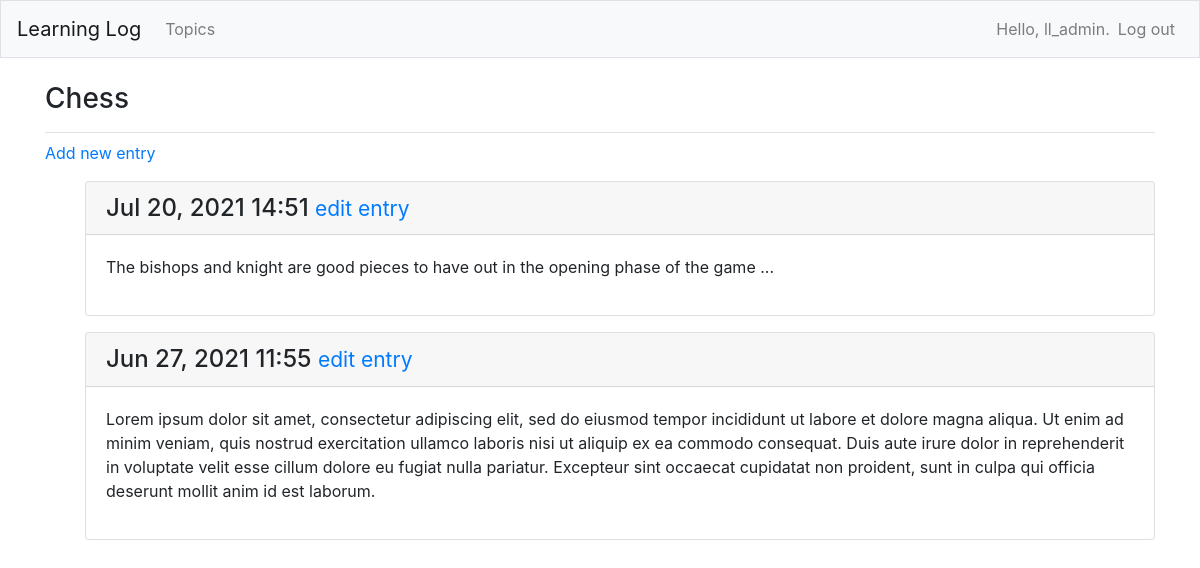
The page /topics/1/ (signed in) on the database its author committed.
### learning_logs/models.py (models this page shows, shortened)
class Topic(models.Model):
    text = models.CharField(max_length=200)
    date_added = models.DateTimeField(auto_now_add=True)
    owner = models.ForeignKey(User,on_delete=models.CASCADE)
    def __str__(self):
        return self.text

class Entry(models.Model):
    topic = models.ForeignKey(Topic, on_delete=models.CASCADE)
    text = models.TextField()
    date_added = models.DateTimeField(auto_now_add=True)
    class Meta:
        verbose_name_plural = 'entries'

### learning_logs/views.py (the view)
# urls.py: path('topics/<int:topic_id>/', views.topic, name='topic'),
@login_required
def topic(request, topic_id):
    topic = get_object_or_404(Topic, id=topic_id)
    if topic.owner != request.user:
        raise Http404
    entries = topic.entry_set.order_by('-date_added')
    context = {'topic': topic, 'entries': entries}
    return render(request, 'learning_logs/topic.html', context)

### learning_logs/templates/learning_logs/topic.html
{% extends 'learning_logs/base.html' %}
{% block page_header %}
  <h3>{{ topic }}</h3>
{% endblock page_header %}
{% block content %}
  <p>
    <a href="{% url 'learning_logs:new_entry' topic.id %}">Add new entry</a>
  </p>
  <ul>
  {% for entry in entries %}
    <div class="card mb-3">
      <h4 class="card-header">
        {{ entry.date_added|date:'M d, Y H:i' }}
        <small><a href="{% url 'learning_logs:edit_entry' entry.id %}">
            edit entry</a></small>
      </h4>
      <div class="card-body">
        {{ entry.text|linebreaks }}
      </div>
    </div>
  {% empty %}
    <p>There are no entries for this topic yet.</p>
  {% endfor %}
{% endblock content %}

### learning_logs/templates/learning_logs/base.html (shortened to what this page needs)
{% load bootstrap4 %}
<!doctype html>
<html lang="en">
<head>
  {% bootstrap_css %}
</head>
<body>
  <nav class="navbar navbar-expand-md navbar-light bg-light mb-4 border">
    <a class="navbar-brand" href="{% url 'learning_logs:index'%}">
        Learning Log</a>
    <div class="collapse navbar-collapse" id="navbarCollapse">
      <ul class="navbar-nav mr-auto">
        <li class="nav-item">
          <a class="nav-link" href="{% url 'learning_logs:topics'%}">
              Topics</a></li>
      </ul>
      <ul class="navbar-nav ml-auto">
        {% if user.is_authenticated %}
          <li class="nav-item">
            <span class="navbar-text"}">Hello, {{ user.username }}.</span>
          </li>
          <li class="nav-item">
            <a class="nav-link" href="{% url 'users:logout' %}">Log out</a>
          </li>
        {% else %}
          <li class="nav-item">
            <a class="nav-link" href="{% url 'users:register' %}">Register</a>
          </li>
          <li class="nav-item">
            <a class="nav-link" href="{% url 'users:login' %}">Log in</a></li>
        {% endif %}
      </ul>
    </div>
  </nav>
  <main role="main" class="container">
    <div class="pb-2 mb-2 border-bottom">
      {% block page_header %}{% endblock page_header %}
    </div>
    <div>
      {% block content %}{% endblock content %}
    </div>
  </main>
</body>
</html>

### rows shown on the page
Topic: text "Chess"
Entry: date_added "Jul 20, 2021 14:51", text "The bishops and knight are good pieces to have out in the opening phase of the game ..."
Entry: date_added "Jun 27, 2021 11:55", text "Lorem ipsum dolor sit amet, consectetur adipiscing elit, sed do eiusmod tempor incididunt ut labore et dolore magna aliqua. Ut enim ad minim veniam, quis nostrud exercitation ullamco laboris nisi ut aliquip ex ea commodo consequat. Duis aute irure dolor in reprehenderit in voluptate velit esse cillum dolore eu fugiat nulla pariatur. Excepteur sint occaecat cupidatat non proident, sunt in culpa qui officia deserunt mollit anim id est laborum."

### other values the page prints
{{ user.username }} "ll_admin"
